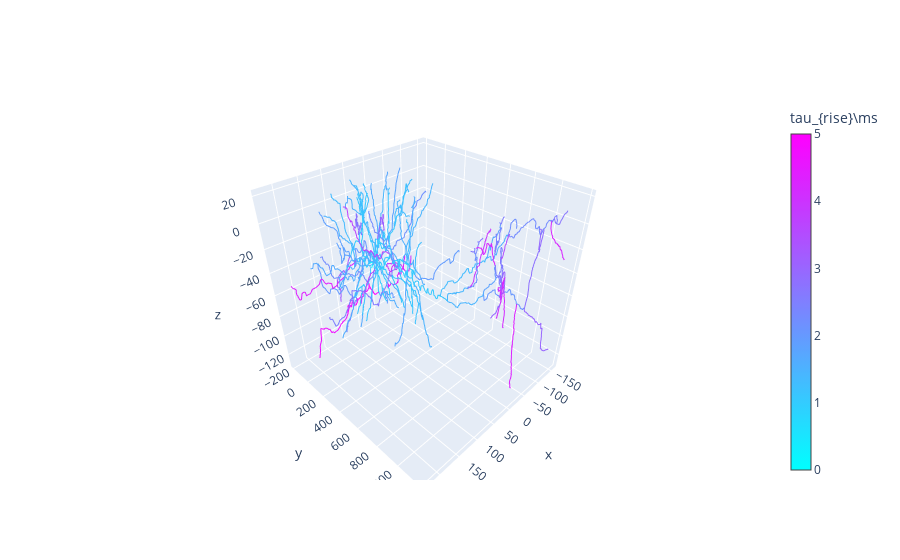

The notebook cell saved with this chart:
### Code cell
import plotly
import plotly.graph_objects as go
from neuron import h, gui
from neuron.units import mV, ms
import numpy as np
import matplotlib.colors as mcolors
from matplotlib import cm
L5PC = h.L5PCtemplate(morphologyFilename)
estimated_lambdas_apic = np.loadtxt("estimated_lambdas_passive_apicloc109.txt")
estimated_lambdas_apic_rise = -1./estimated_lambdas_apic[:,0]
estimated_lambdas_apic_decay = -1./estimated_lambdas_apic[:,1]
 
estimated_lambdas_dend = np.loadtxt("estimated_lambdas_passive_dendloc84.txt")
estimated_lambdas_dend_rise = -1./estimated_lambdas_dend[:,0]
estimated_lambdas_dend_decay = -1./estimated_lambdas_dend[:,1]

# L5PC.apic[67].v = 10.
for i in range(109):
  L5PC.apic[i].v = estimated_lambdas_apic_rise[i]
  
for i in range(84):
  L5PC.dend[i].v = estimated_lambdas_dend_rise[i]
L5PC.soma[0].v=0.
L5PC.axon[0].v=0.
L5PC.axon[1].v=0.
v_vals = [seg.v for sec in h.allsec() for seg in sec]


ps = h.PlotShape(True)
ps.variable("v")
ps.scale(min(v_vals), max(v_vals))
fig = ps.plot(plotly, cmap=cm.cool)
# ps.show(0)
# pyplot.show(2)

v_vals = [seg.v for sec in h.allsec() for seg in sec]
# Create a custom colormap using Matplotlib (cool colormap)
cmap = cm.cool

# Create a colormap function
colormap = cm.ScalarMappable(cmap=cmap, norm=mcolors.Normalize(vmin=0, vmax=1)).to_rgba

# Map the normalized values to a Plotly colorscale as strings
plotly_colorscale = [[v, f'rgb{tuple(int(255 * c) for c in colormap(v)[:3])}'] for v in np.linspace(0, 1, cmap.N)]

# Create a separate scatter plot for the colorbar
colorbar_trace = go.Scatter(
    x=[0],
    y=[0],
    mode='markers',
    marker=dict(
        colorscale=plotly_colorscale,
        cmin=min(v_vals),
        cmax=max(v_vals),
        colorbar=dict(
            title='tau_{rise}\ms',
            thickness=20  # Adjust the thickness of the colorbar
        ),
        showscale=True
    )
)

# Add the colorbar trace to the figure
fig.add_trace(colorbar_trace)
fig.update_xaxes(showticklabels=False, showgrid=True)
fig.update_yaxes(showticklabels=False, showgrid=True)
fig.update_layout(
    plot_bgcolor='rgba(0,0,0,0)'
)

fig.show()



# # 保存动图为 HTML 文件
# plotly.offline.plot(fig, filename='animated_plot_taurise.html', auto_open=False)


# import cairosvg

# # 保存动图为静态图像
# image_bytes = fig.to_image(format='svg', engine='kaleido', width=800, height=600, scale=1)

# # 将 SVG 图像转换为 EPS 格式并保存
# cairosvg.svg2pdf(bytestring=image_bytes, write_to='animated_plot_taurise.eps')
